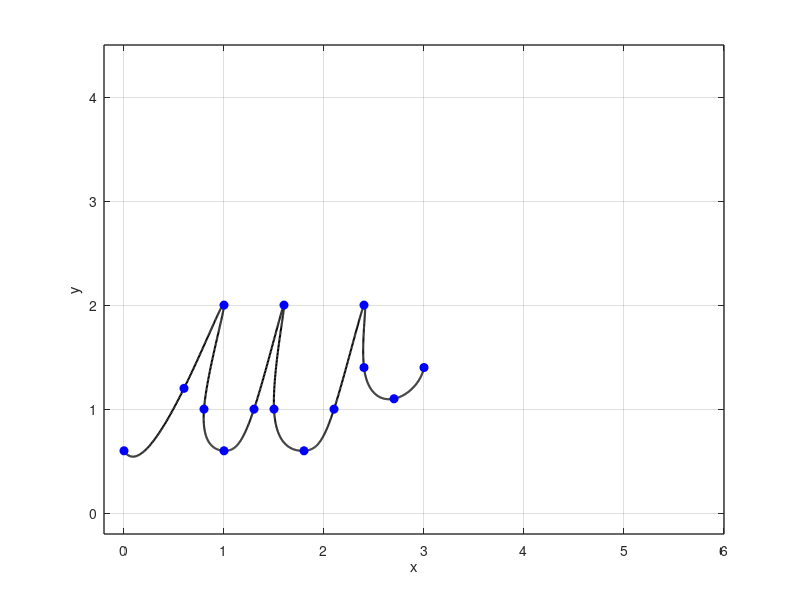

MATLAB code to generate this figure:
% cursive letter 'w'

x = [0 0.6 1 0.8 1 1.3 1.6 1.5 1.8 2.1 2.4 2.4 2.7 3];
y = [0.6 1.2 2 1 0.6 1 2 1 0.6 1 2 1.4 1.1 1.4];
n = length(x);
t = 0:n-1;
tt = 0:0.01:n-1;

xx = spline(t, x, tt);
yy = spline(t, y, tt);

figure(1)
plot(xx, yy, 'k', 'LineWidth', 1.5)
hold on
plot(x, y, 'bo', 'MarkerFaceColor', 'b')
axis([-0.2 6 -0.2 4.5])
grid on
xlabel('x')
ylabel('y')
set(gca, 'FontSize', 10, 'LineWidth', 1)
grid on